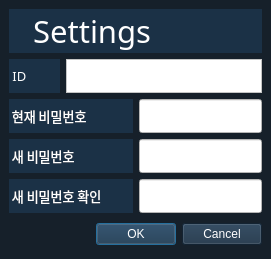
<?xml version="1.0" encoding="UTF-8"?>
<ui version="4.0">
 <class>Dialog</class>
 <widget class="QDialog" name="Dialog">
  <property name="geometry">
   <rect>
    <x>0</x>
    <y>0</y>
    <width>271</width>
    <height>259</height>
   </rect>
  </property>
  <property name="sizePolicy">
   <sizepolicy hsizetype="Maximum" vsizetype="Maximum">
    <horstretch>0</horstretch>
    <verstretch>0</verstretch>
   </sizepolicy>
  </property>
  <property name="windowTitle">
   <string>Setting</string>
  </property>
  <layout class="QGridLayout" name="gridLayout">
   <property name="leftMargin">
    <number>0</number>
   </property>
   <property name="topMargin">
    <number>0</number>
   </property>
   <property name="rightMargin">
    <number>0</number>
   </property>
   <property name="bottomMargin">
    <number>0</number>
   </property>
   <property name="spacing">
    <number>0</number>
   </property>
   <item row="0" column="0">
    <widget class="QWidget" name="gridWidget" native="true">
     <property name="sizePolicy">
      <sizepolicy hsizetype="Minimum" vsizetype="Minimum">
       <horstretch>0</horstretch>
       <verstretch>0</verstretch>
      </sizepolicy>
     </property>
     <property name="styleSheet">
      <string notr="true">background-color:rgb(22,32,42);</string>
     </property>
     <layout class="QGridLayout" name="gridLayout_2">
      <item row="0" column="0">
       <layout class="QVBoxLayout" name="etc_verticalLayout">
        <item>
         <widget class="QLabel" name="setting_label">
          <property name="sizePolicy">
           <sizepolicy hsizetype="Minimum" vsizetype="Maximum">
            <horstretch>0</horstretch>
            <verstretch>0</verstretch>
           </sizepolicy>
          </property>
          <property name="font">
           <font>
            <family>Noto Sans</family>
            <pointsize>23</pointsize>
           </font>
          </property>
          <property name="styleSheet">
           <string notr="true">background-color:rgb(27,49,70);
color: #ffffff;</string>
          </property>
          <property name="text">
           <string>   Settings</string>
          </property>
         </widget>
        </item>
        <item>
         <layout class="QHBoxLayout" name="id_horizontalLayout">
          <property name="spacing">
           <number>6</number>
          </property>
          <item>
           <widget class="QLabel" name="id_label">
            <property name="sizePolicy">
             <sizepolicy hsizetype="Minimum" vsizetype="Minimum">
              <horstretch>0</horstretch>
              <verstretch>0</verstretch>
             </sizepolicy>
            </property>
            <property name="minimumSize">
             <size>
              <width>0</width>
              <height>34</height>
             </size>
            </property>
            <property name="font">
             <font>
              <family>Noto Sans</family>
              <pointsize>10</pointsize>
             </font>
            </property>
            <property name="styleSheet">
             <string notr="true">background-color:rgb(27,49,70);
color: #ffffff;</string>
            </property>
            <property name="text">
             <string> ID</string>
            </property>
           </widget>
          </item>
          <item>
           <widget class="QTextBrowser" name="id_lineEdit">
            <property name="sizePolicy">
             <sizepolicy hsizetype="Minimum" vsizetype="Minimum">
              <horstretch>0</horstretch>
              <verstretch>0</verstretch>
             </sizepolicy>
            </property>
            <property name="minimumSize">
             <size>
              <width>0</width>
              <height>34</height>
             </size>
            </property>
            <property name="maximumSize">
             <size>
              <width>196</width>
              <height>34</height>
             </size>
            </property>
            <property name="font">
             <font>
              <pointsize>12</pointsize>
             </font>
            </property>
            <property name="styleSheet">
             <string notr="true">background-color: rgb(255, 255, 255);</string>
            </property>
           </widget>
          </item>
         </layout>
        </item>
        <item>
         <layout class="QHBoxLayout" name="pw_horizontalLayout_3">
          <property name="spacing">
           <number>6</number>
          </property>
          <item>
           <widget class="QLabel" name="pw_label_3">
            <property name="sizePolicy">
             <sizepolicy hsizetype="Minimum" vsizetype="Minimum">
              <horstretch>0</horstretch>
              <verstretch>0</verstretch>
             </sizepolicy>
            </property>
            <property name="minimumSize">
             <size>
              <width>0</width>
              <height>34</height>
             </size>
            </property>
            <property name="font">
             <font>
              <family>Noto Sans KR Medium</family>
              <pointsize>10</pointsize>
             </font>
            </property>
            <property name="styleSheet">
             <string notr="true">background-color:rgb(27,49,70);
color: #ffffff;</string>
            </property>
            <property name="text">
             <string> 현재 비밀번호</string>
            </property>
           </widget>
          </item>
          <item>
           <widget class="QLineEdit" name="current_pw">
            <property name="sizePolicy">
             <sizepolicy hsizetype="Minimum" vsizetype="Minimum">
              <horstretch>0</horstretch>
              <verstretch>0</verstretch>
             </sizepolicy>
            </property>
            <property name="minimumSize">
             <size>
              <width>0</width>
              <height>34</height>
             </size>
            </property>
            <property name="styleSheet">
             <string notr="true">background-color: rgb(255, 255, 255);</string>
            </property>
           </widget>
          </item>
         </layout>
        </item>
        <item>
         <layout class="QHBoxLayout" name="pw_horizontalLayout">
          <property name="spacing">
           <number>6</number>
          </property>
          <item>
           <widget class="QLabel" name="pw_label">
            <property name="sizePolicy">
             <sizepolicy hsizetype="Minimum" vsizetype="Minimum">
              <horstretch>0</horstretch>
              <verstretch>0</verstretch>
             </sizepolicy>
            </property>
            <property name="minimumSize">
             <size>
              <width>0</width>
              <height>34</height>
             </size>
            </property>
            <property name="font">
             <font>
              <family>Noto Sans KR Medium</family>
              <pointsize>10</pointsize>
             </font>
            </property>
            <property name="styleSheet">
             <string notr="true">background-color:rgb(27,49,70);
color: #ffffff;</string>
            </property>
            <property name="text">
             <string> 새 비밀번호</string>
            </property>
           </widget>
          </item>
          <item>
           <widget class="QLineEdit" name="new_pw">
            <property name="sizePolicy">
             <sizepolicy hsizetype="Minimum" vsizetype="Minimum">
              <horstretch>0</horstretch>
              <verstretch>0</verstretch>
             </sizepolicy>
            </property>
            <property name="minimumSize">
             <size>
              <width>0</width>
              <height>34</height>
             </size>
            </property>
            <property name="styleSheet">
             <string notr="true">background-color: rgb(255, 255, 255);</string>
            </property>
           </widget>
          </item>
         </layout>
        </item>
        <item>
         <layout class="QHBoxLayout" name="pw_horizontalLayout_4">
          <property name="spacing">
           <number>6</number>
          </property>
          <item>
           <widget class="QLabel" name="pw_label_4">
            <property name="sizePolicy">
             <sizepolicy hsizetype="Minimum" vsizetype="Minimum">
              <horstretch>0</horstretch>
              <verstretch>0</verstretch>
             </sizepolicy>
            </property>
            <property name="minimumSize">
             <size>
              <width>0</width>
              <height>34</height>
             </size>
            </property>
            <property name="font">
             <font>
              <family>Noto Sans KR Medium</family>
              <pointsize>10</pointsize>
             </font>
            </property>
            <property name="styleSheet">
             <string notr="true">background-color:rgb(27,49,70);
color: #ffffff;</string>
            </property>
            <property name="text">
             <string> 새 비밀번호 확인</string>
            </property>
           </widget>
          </item>
          <item>
           <widget class="QLineEdit" name="new_pw_check">
            <property name="sizePolicy">
             <sizepolicy hsizetype="Minimum" vsizetype="Minimum">
              <horstretch>0</horstretch>
              <verstretch>0</verstretch>
             </sizepolicy>
            </property>
            <property name="minimumSize">
             <size>
              <width>0</width>
              <height>34</height>
             </size>
            </property>
            <property name="styleSheet">
             <string notr="true">background-color: rgb(255, 255, 255);</string>
            </property>
           </widget>
          </item>
         </layout>
        </item>
        <item>
         <widget class="QDialogButtonBox" name="buttonBox">
          <property name="sizePolicy">
           <sizepolicy hsizetype="Minimum" vsizetype="Minimum">
            <horstretch>0</horstretch>
            <verstretch>0</verstretch>
           </sizepolicy>
          </property>
          <property name="font">
           <font>
            <family>Noto Sans KR Medium</family>
            <pointsize>9</pointsize>
           </font>
          </property>
          <property name="styleSheet">
           <string notr="true">background-color:rgb(27,49,70);
color: #ffffff;</string>
          </property>
          <property name="orientation">
           <enum>Qt::Horizontal</enum>
          </property>
          <property name="standardButtons">
           <set>QDialogButtonBox::Cancel|QDialogButtonBox::Ok</set>
          </property>
          <property name="centerButtons">
           <bool>false</bool>
          </property>
         </widget>
        </item>
       </layout>
      </item>
     </layout>
    </widget>
   </item>
  </layout>
 </widget>
 <resources/>
 <connections/>
</ui>
